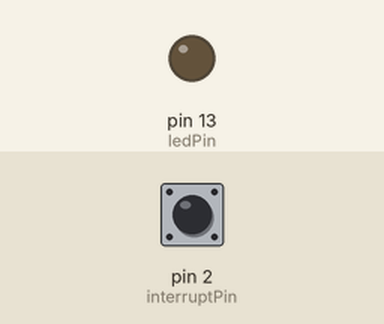
Recording of a sketch running on a simulated Arduino Uno, built with avr-gcc and run on an emulated ATmega328P. Parts: output pins drawn as LEDs (lit = HIGH). The test bench sets the inputs (shaded band); at power-on: pin 2 (interruptPin) HIGH. What the sketch prints to the serial monitor is not drawn.

Above: at 1.2 s.
1.3 s: pin 2 (interruptPin) pulled LOW for 0.15 s
At 2.3 s:
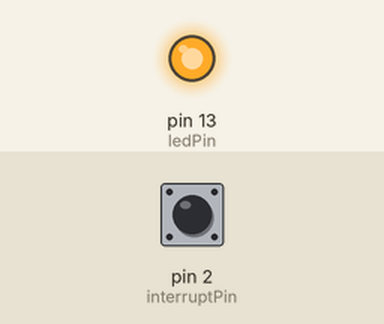
2.9 s: pin 2 (interruptPin) pulled LOW for 1 s
At 3.5 s:
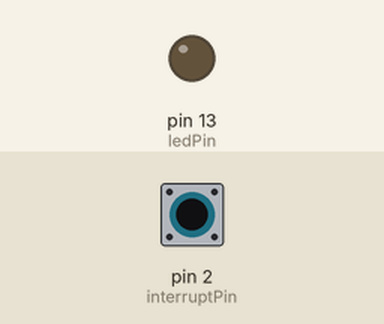
5.4 s: pin 2 (interruptPin) pulled LOW for 3.2 s
At 6.6 s:
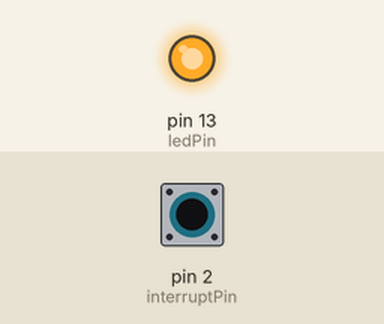
Timing chart, 0 to 8.4 s (numbered marks = the images above; inputs shaded):
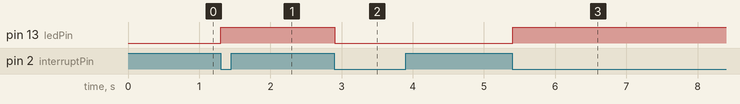

Measured:
- after the input at 1.3 s, pin 13 (ledPin): LOW → HIGH at once
- after the input at 2.9 s, pin 13 (ledPin): HIGH → LOW at once
- after the input at 5.4 s, pin 13 (ledPin): LOW → HIGH at once

The sketch:

interruptTest.ino
```cpp
const byte ledPin = 13;
const byte interruptPin = 2;
volatile byte state = LOW;

void setup() {
  Serial.begin(9600);
  pinMode(ledPin, OUTPUT);
  pinMode(interruptPin, INPUT_PULLUP);
  attachInterrupt(digitalPinToInterrupt(interruptPin), blink,  FALLING);
}

void loop() {
  digitalWrite(ledPin, state);
  if(state == LOW){
    Serial.println("0");
  } else {
    Serial.println("1");
  }
}

void blink() {
  state = !state;
}
```
